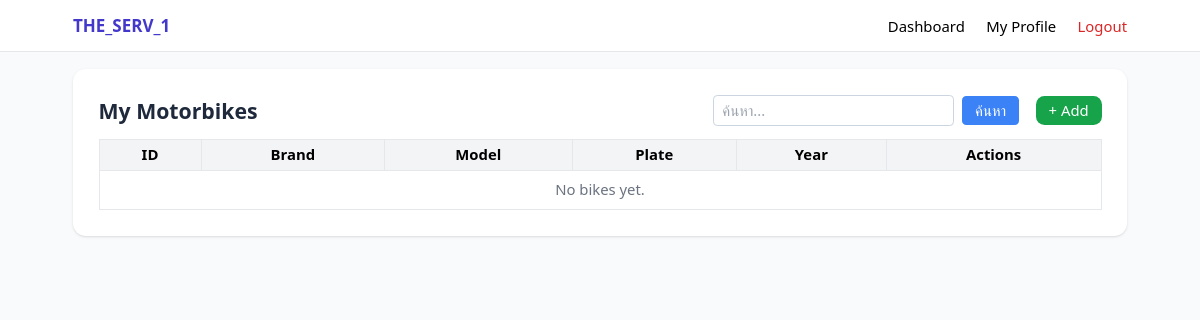
/bikes/ (signed in), run on an earlier commit of the app's database.
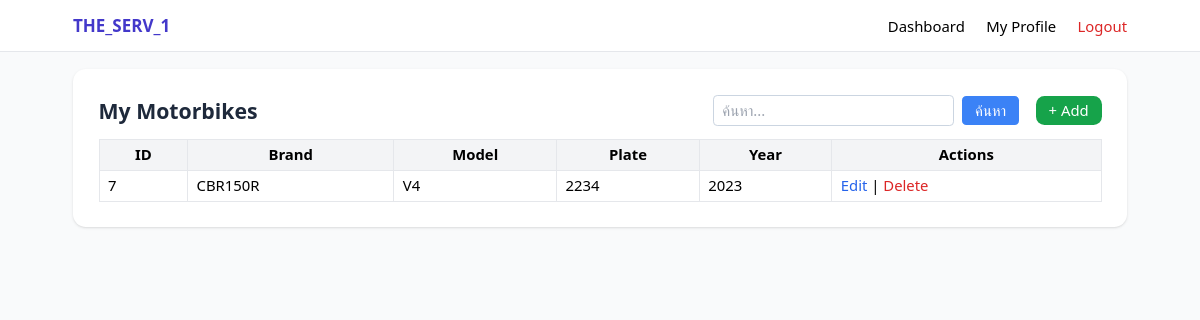
And on a later commit of the database.
### core/models.py (models this page shows, shortened)
class Motorbike(models.Model):
    owner = models.ForeignKey(settings.AUTH_USER_MODEL, on_delete=models.CASCADE, related_name='motorbikes')
    brand = models.CharField(max_length=50)
    model = models.CharField(max_length=100)
    plate_number = models.CharField(max_length=20, unique=True, null=True, blank=True)
    year = models.IntegerField(null=True, blank=True)
    vehicle_details = models.TextField(null=True, blank=True, verbose_name='รายละเอียดรถเพิ่มเติม')
    symptoms = models.TextField(null=True, blank=True, verbose_name='อาการรถ (default)')
    created_at = models.DateTimeField(auto_now_add=True)

### core/views.py (the view)
# urls.py: path('bikes/', core_views.BikeListView.as_view(), name='bike_list'),
@method_decorator(login_required, name='dispatch')
class BikeListView(ListView):
    template_name = 'core/bike_list.html'
    context_object_name = 'bikes'
    paginate_by = 7
    def get_queryset(self):
        qs = Motorbike.objects.filter(owner=self.request.user)
        q = self.request.GET.get('q')
        if q:
            qs = qs.filter(
                Q(brand__icontains=q) |
                Q(model__icontains=q) |
                Q(plate_number__icontains=q)
            )
        return qs.order_by('-created_at')
    def get_context_data(self, **kwargs):
        context = super().get_context_data(**kwargs)
        context['q'] = self.request.GET.get('q', '')
        return context

### core/templates/core/bike_list.html (shortened to what this page needs)
{% extends 'base.html' %}
{% block content %}
<div class="bg-white rounded-xl shadow p-6">
  <div class="flex flex-col md:flex-row md:justify-between md:items-center mb-3 gap-2">
    <h2 class="text-xl font-semibold">My Motorbikes</h2>
    <form method="get" class="flex gap-2 items-center">
      <input type="text" name="q" value="{{ q }}" placeholder="ค้นหา..." class="border rounded px-2 py-1 text-sm" />
      <button class="px-3 py-1 bg-blue-500 text-white rounded text-sm hover:bg-blue-700 transition">ค้นหา</button>
      <a href="{% url 'bike_add' %}" class="px-3 py-1 bg-green-600 text-white rounded-lg text-sm ml-2 hover:bg-green-700 transition">+ Add</a>
    </form>
  </div>
  <div class="overflow-x-auto">
    <table class="w-full border text-sm">
      <thead class="bg-gray-100">
        <tr>
          <th class="border px-2 py-1">ID</th>
          <th class="border px-2 py-1">Brand</th>
          <th class="border px-2 py-1">Model</th>
          <th class="border px-2 py-1">Plate</th>
          <th class="border px-2 py-1">Year</th>
          <th class="border px-2 py-1">Actions</th>
        </tr>
      </thead>
      <tbody>
        {% for b in bikes %}
          <tr>
            <td class="border px-2 py-1">{{ b.id }}</td>
            <td class="border px-2 py-1">{{ b.brand }}</td>
            <td class="border px-2 py-1">{{ b.model }}</td>
            <td class="border px-2 py-1">{{ b.plate_number|default:"-" }}</td>
            <td class="border px-2 py-1">{{ b.year }}</td>
            <td class="border px-2 py-1">
              <a href="{% url 'bike_edit' b.id %}" class="text-blue-600 hover:underline">Edit</a> |
              <a href="{% url 'bike_delete' b.id %}" class="text-red-600 hover:underline">Delete</a>
            </td>
          </tr>
        {% empty %}
          <tr><td colspan="6" class="text-center text-gray-500 py-2">No bikes yet.</td></tr>
        {% endfor %}
      </tbody>
    </table>
  </div>
</div>
{% endblock %}

What changed in the data, as far as the page shows it:
added Motorbike: id "7", brand "CBR150R", model "V4", plate_number "2234", year "2023"
Also different on the page:
text no longer shown: "No bikes yet."
